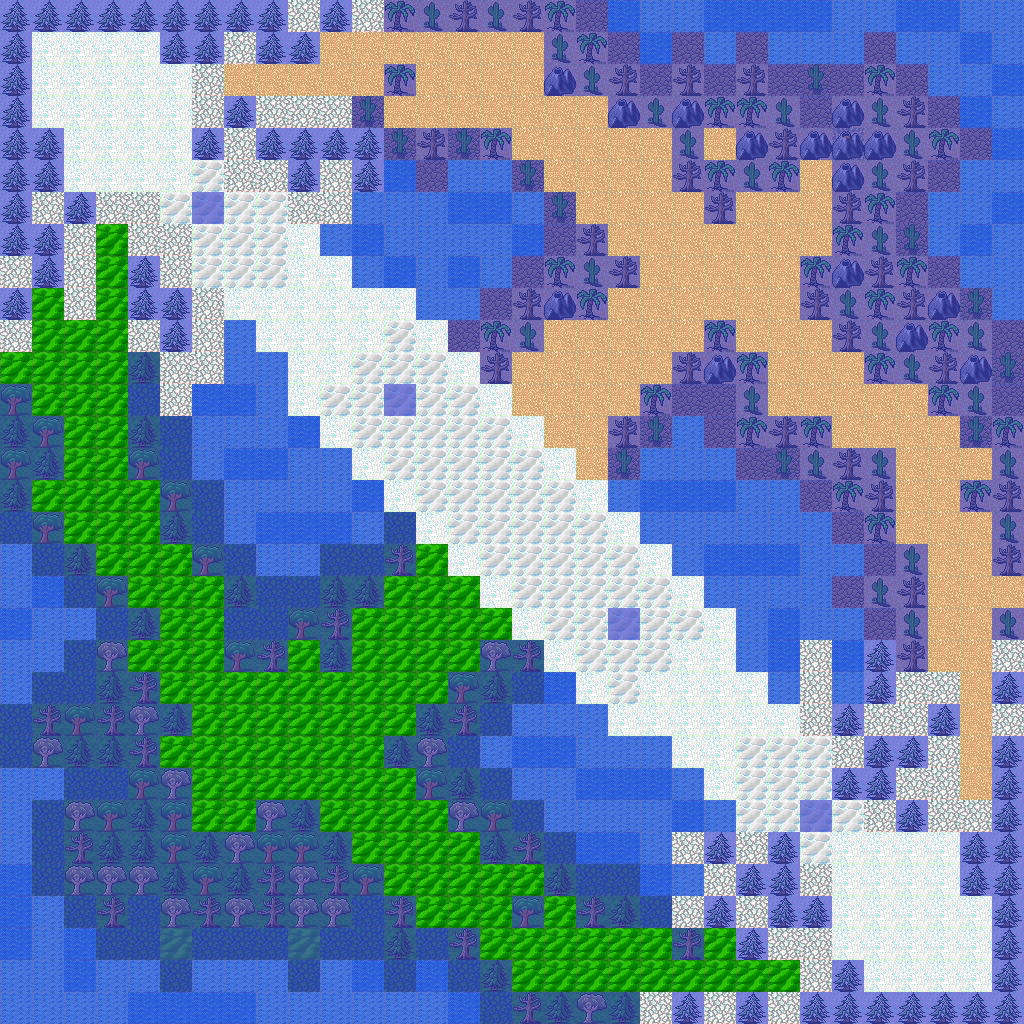

A level layout from a 2D game, rendered from its tile map. Below: a short description, then the map file with tile-grid data replaced by summaries:
An orthogonal 32x32 tile map with 32x32 px tiles, 2 tile layers (background, collidable), 2 tilesets and 5 objects (hero, myCrystal, myTower, enemyTower, enemyCrystal).

<map version="1.2" tiledversion="1.2.4" orientation="orthogonal" renderorder="right-down" width="32" height="32" tilewidth="32" tileheight="32" infinite="0" nextlayerid="8" nextobjectid="10">
 <tileset firstgid="1" name="dg_grounds32" tilewidth="32" tileheight="32" tilecount="171" columns="9">
  <image source="dg_grounds32.jpg" width="288" height="608" />
 </tileset>
 <tileset firstgid="172" source="collidable_tiles.tsx" />
 <layer id="1" name="background" width="32" height="32">
  <data>[1024 cells, 1024 non-empty, 21 distinct tile ids]</data>
 </layer>
 <layer id="2" name="collidable" width="32" height="32" opacity="0.66">
  <data>[1024 cells, 578 non-empty, 1 distinct tile ids]</data>
 </layer>
 <objectgroup id="3" name="objects">
  <object id="1" name="hero" x="110.5" y="110.5" width="2" height="2" />
  <object id="6" name="myCrystal" x="207.5" y="192" width="2" height="2" />
  <object id="7" name="myTower" x="399.5" y="384" width="2" height="2" />
  <object id="8" name="enemyTower" x="623.5" y="608" width="2" height="2" />
  <object id="9" name="enemyCrystal" x="815.5" y="800" width="2" height="2" />
 </objectgroup>
</map>
